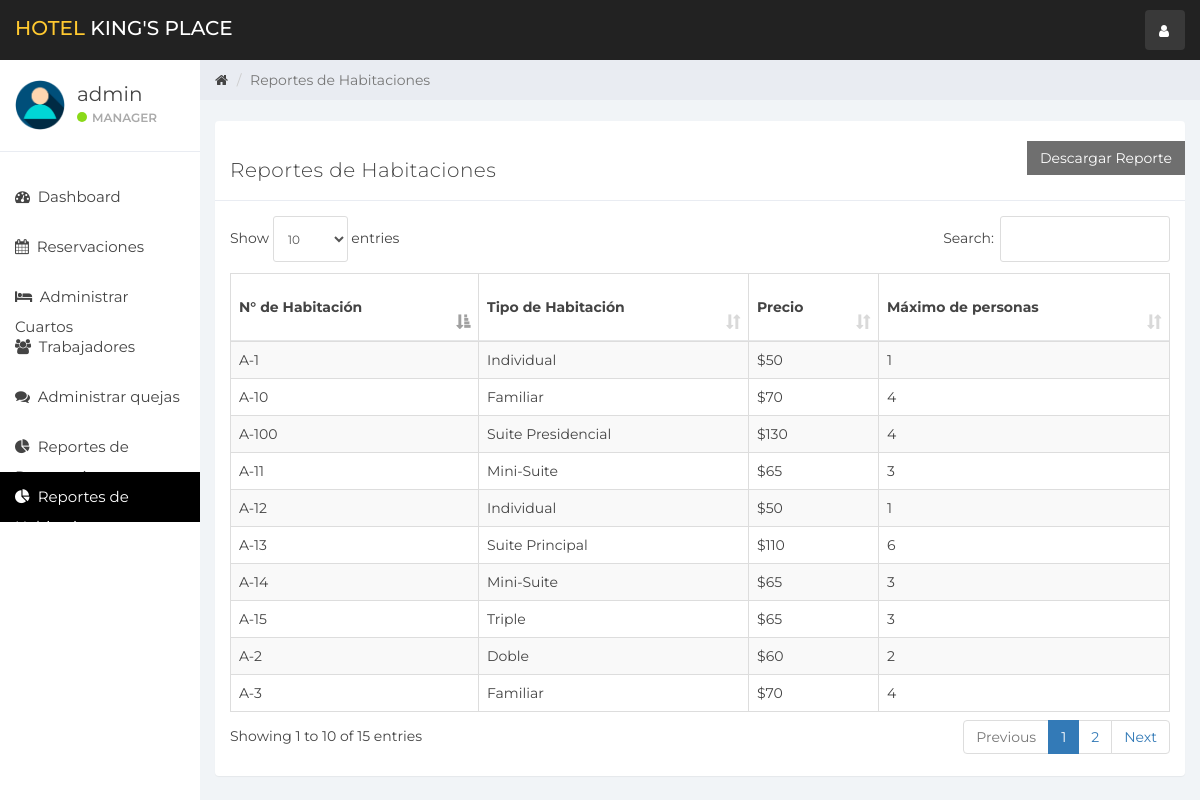
The page /index.php?reportesHab (signed in) on the database as committed earlier.
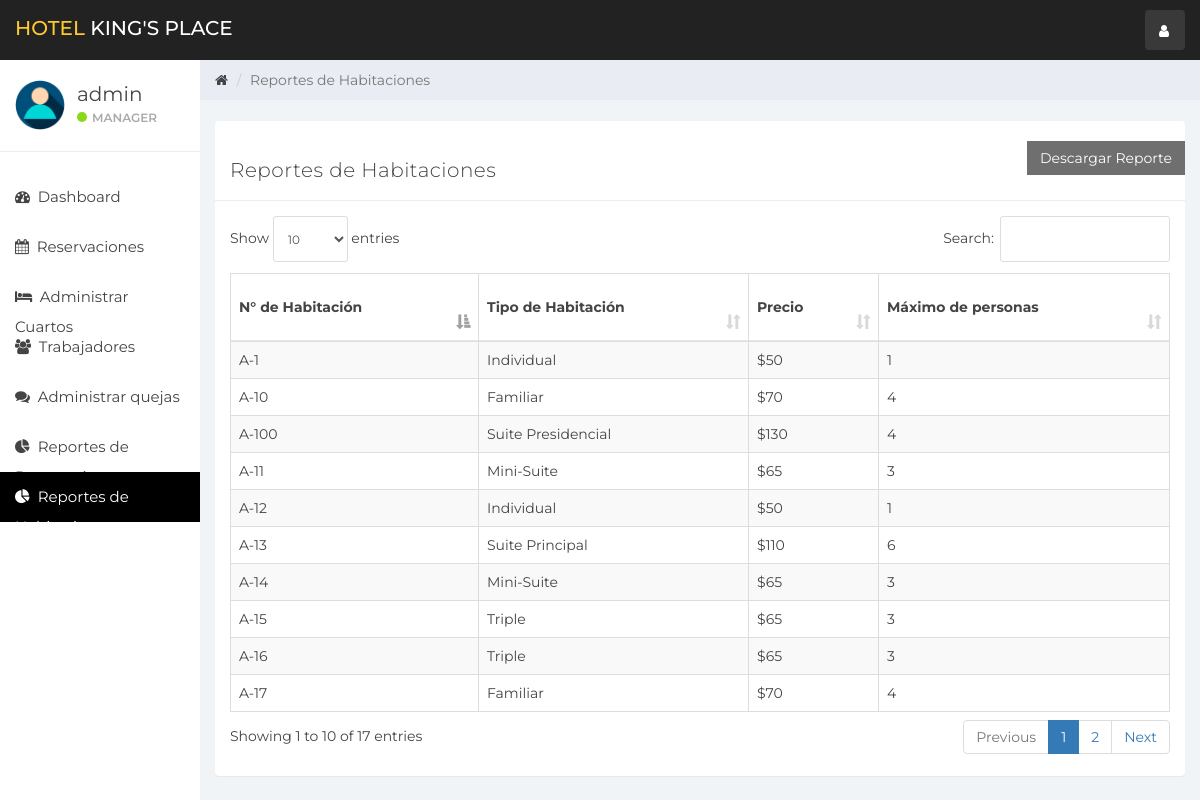
The same page on the database as committed later.
### tables this page shows
CREATE TABLE `habitacion` (
  `id_habitacion` int(10) NOT NULL,
  `id_tipohabitacion` int(10) NOT NULL,
  `numeroHabitacion` varchar(10) NOT NULL,
  `estado` tinyint(1) DEFAULT NULL,
  `check_in_Estado` tinyint(1) NOT NULL,
  `check_out_Estado` tinyint(1) NOT NULL,
  `EliminarEstado` tinyint(1) DEFAULT 0
);

CREATE TABLE `tipohabitacion` (
  `id_tipohabitacion` int(10) NOT NULL,
  `tipohabitacion` varchar(100) NOT NULL,
  `precio` int(10) NOT NULL,
  `maximopersona` int(10) NOT NULL
);

### reportesHab.php (the view, shortened to what this page needs)
<div class="col-sm-9 col-sm-offset-3 col-lg-10 col-lg-offset-2 main">
    <div class="row">
        <ol class="breadcrumb">
            <li><a href="#">
                    <em class="fa fa-home"></em>
                </a></li>
            <li class="active">Reportes de Habitaciones</li>
        </ol>
    </div>
    <br>
    <div class="row">
        <div class="col-lg-12">
        </div>
    </div>
    <div class="row">
        <div class="col-lg-12">
            <div class="panel panel-default">
            <form action="pdf2.php" method="post" accept-charset="utf-8">
                    <button type="submit" class="btn btn-secondary pull-right" style="border-radius:0%"  formtarget="_blank">Descargar Reporte</button>
                </form>
                <div class="panel-heading">Reportes de Habitaciones</div>
                <div class="panel-body">
                    <table class="table table-striped table-bordered table-responsive" cellspacing="0" width="100%"
                           id="rooms">
                        <thead>
                        <tr>
                            <th>N° de Habitación</th>
                            <th>Tipo de Habitación</th>
                            <th>Precio</th>
                            <th>Máximo de personas</th>
                        </tr>
                        </thead>
                        <tbody>
                        <?php
                        $room_query = "SELECT * FROM habitacion NATURAL JOIN tipohabitacion";
                        $rooms_result = mysqli_query($connection, $room_query);
                        if (mysqli_num_rows($rooms_result) > 0) {
                            while ($rooms = mysqli_fetch_assoc($rooms_result)) { ?>
                                <tr>
                                    <td><?php echo $rooms['numeroHabitacion'] ?></td>
                                    <td><?php echo $rooms['tipohabitacion'] ?></td>
                                    <td>$<?php echo $rooms['precio'] ?></td>
                                    <td><?php echo $rooms['maximopersona'] ?></td>
                                    <?php }
                        } else {
                            echo "No hay reportes";
                        }
                        ?>
                        </tbody>
                    </table>
                </div>
            </div>
        </div>
    </div>

Rows that differ between the two databases and show on the page:
no longer on this page (row unchanged): habitacion: numeroHabitacion "A-2", id_tipohabitacion.tipohabitacion "Doble", id_tipohabitacion.precio "60", id_tipohabitacion.maximopersona "2"
no longer on this page (row unchanged): habitacion: numeroHabitacion "A-3", id_tipohabitacion.tipohabitacion "Familiar", id_tipohabitacion.precio "70", id_tipohabitacion.maximopersona "4"
added habitacion: numeroHabitacion "A-16", id_tipohabitacion.tipohabitacion "Triple", id_tipohabitacion.precio "65", id_tipohabitacion.maximopersona "3"
added habitacion: numeroHabitacion "A-17", id_tipohabitacion.tipohabitacion "Familiar", id_tipohabitacion.precio "70", id_tipohabitacion.maximopersona "4"
Other text that changed with them:
text written by a page script: "Show entries Search: Showing 1 to 10 of 15 entries Previous 1 2 Next" → "Show entries Search: Showing 1 to 10 of 17 entries Previous 1 2 Next"
